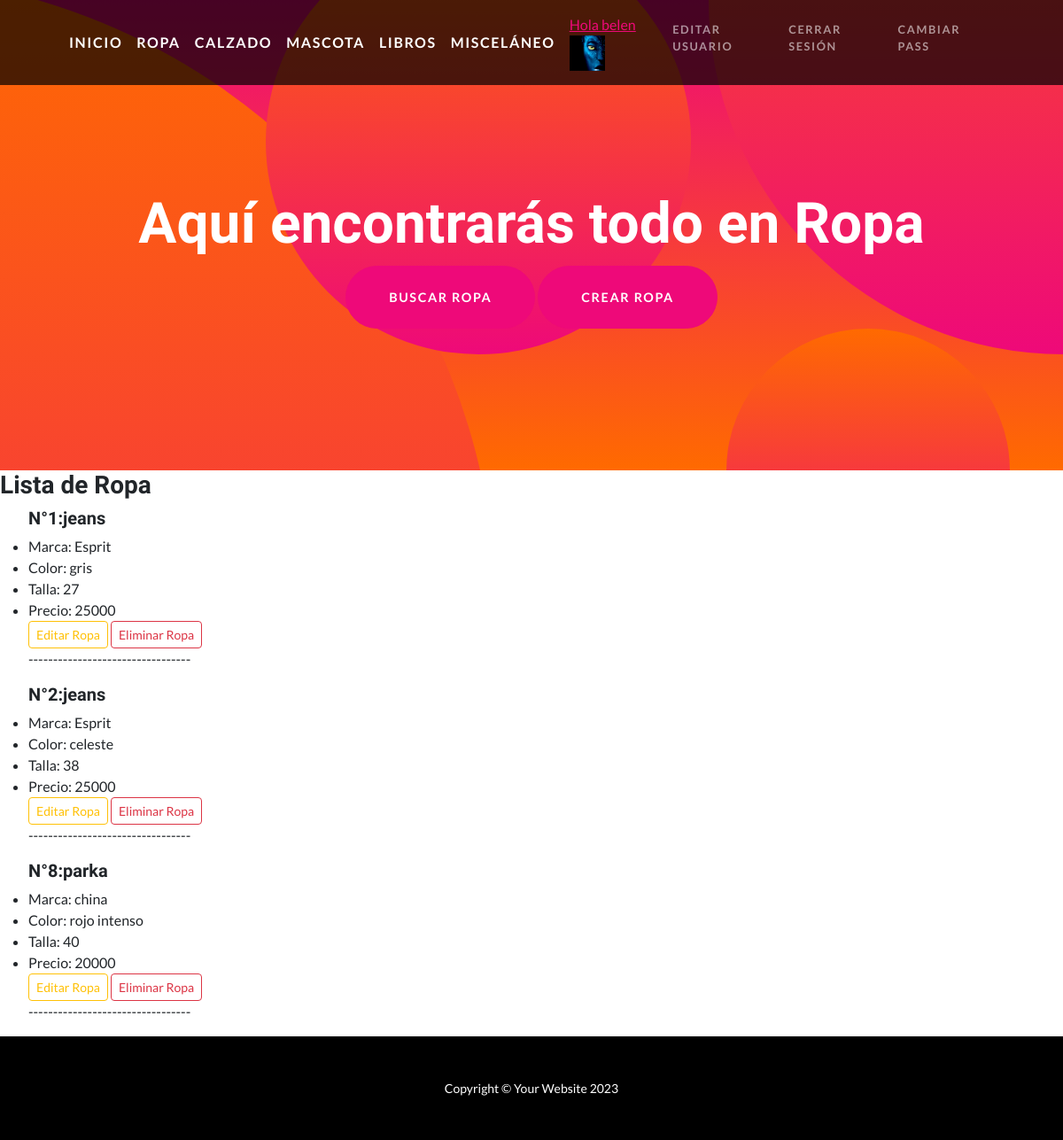
/ReignsApp/lista_ropa/ (signed in), run on the app's committed database.
### ReignsApp/models.py (models this page shows, shortened)
class Avatar(models.Model):
    usuario = models.ForeignKey(User, on_delete=models.CASCADE)
    imagen = models.ImageField(upload_to="avatares", null=True, blank=True)

class Ropa(models.Model):
    prenda = models.CharField(max_length=30)
    marca = models.CharField(max_length=30)
    color = models.CharField(max_length=30)
    talla = models.CharField(max_length=30)
    precio = models.IntegerField()

### ReignsApp/views.py (the view)
# urls.py: path("lista_ropa/", ListaRopa.as_view(), name="RopaLeer"),
class ListaRopa(ListView):
    model = Ropa
    template_name = "ReignsApp/Ropa/lista_ropa.html"
    fields = ["id","prenda","marca","color","talla","precio"]

### ReignsApp/Templates/ReignsApp/Ropa/lista_ropa.html
{% extends "ReignsApp/padre.html" %}
{% load static %}
{% block titulo %}
<h2 class="masthead-subheading mb-0">Aquí encontrarás todo en Ropa </h2>
<a class="btn btn-primary btn-xl rounded-pill mt-2" href="{% url 'Buscar en Ropa' %}">Buscar Ropa</a>
{% if user.is_authenticated %}
<a class="btn btn-primary btn-xl rounded-pill mt-2" href="{% url 'RopaCrear' %}">Crear Ropa</a>
{% endif %}
{% endblock %}
{% block contenido %}
<h3>Lista de Ropa</h3>
<ul>
  {% for Ropa in object_list %}
      <h5>N°{{ Ropa.id }}:{{ Ropa.prenda }}</h5>
      <li>Marca: {{ Ropa.marca }}</li>
      <li>Color: {{ Ropa.color }}</li>
      <li>Talla: {{ Ropa.talla }}</li>
      <li>Precio: {{ Ropa.precio }}</li>
    {% if user.is_authenticated %}
    <a class="btn btn-outline-warning btn-sm" href="{% url 'RopaEditar' Ropa.id %}">Editar Ropa</a>
    <a class="btn btn-outline-danger btn-sm" href="{% url 'RopaEliminar' Ropa.id %}">Eliminar Ropa</a>
    {% endif %}
    <p>---------------------------------</p>
  {% endfor %}
</ul>
{% endblock %}

### ReignsApp/Templates/ReignsApp/padre.html (shortened to what this page needs)
<!DOCTYPE html>
<html lang="en">
    <head>
        {% load static %}
        <link href="{% static 'ReignsApp/css/styles.css' %}" rel="stylesheet" />
    </head>
    <body id="page-top">
        <nav class="navbar navbar-expand-lg navbar-dark navbar-custom fixed-top">
            <div class="container px-5">
                <a class="navbar-brand" href="{% url 'Home' %}">Inicio</a>
                <a class="navbar-brand" href="{% url 'RopaLeer' %}">Ropa</a>
                <a class="navbar-brand" href="{% url 'CalzadosLeer' %}">Calzado</a>
                <a class="navbar-brand" href="{% url 'MascotaLeer' %}">Mascota</a>
                <a class="navbar-brand" href="{% url 'LibroLeer' %}">Libros</a>
                <a class="navbar-brand" href="{% url 'MiscelaneoLeer' %}">Misceláneo</a>
                <div class="collapse navbar-collapse" id="navbarResponsive">
                    <ul class="navbar-nav ms-auto">
                        {% if user.is_authenticated %}
                        <li class="nav-item"><a href="{% url 'Nuevo Avatar' %}">Hola {{user.first_name}} </a>
                        <img src="{{user.avatar_set.first.imagen.url}}" width="40px" height="40px" alt"Error al cargar">
                        <li class="nav-item"><a class="nav-link" href="{% url 'Editar Usuario' %}">Editar Usuario </a>
                        <li class="nav-item"><a class="nav-link" href="{% url 'Cerrar Sesión' %}">Cerrar Sesión</a></li>
                        <li class="nav-item"><a class="nav-link" href="{% url 'Cambiar Contra' %}">Cambiar Pass</a></li>
                        {% else %}
                        <li class="nav-item"><a class="nav-link" href="{% url 'Registrarse' %}">Registrarse</a></li>
                        <li class="nav-item"><a class="nav-link" href="{% url 'Iniciar Sesión' %}">Iniciar Sesión</a></li>
                        {% endif %}
                    </ul>
                </div>
            </div>
        </nav>
        <header class="masthead text-center text-white">
            <div class="masthead-content">
                <div class="container px-5">
                    {% block titulo %}
                    {% endblock %}
                </div>
            </div>
            <div class="bg-circle-1 bg-circle"></div>
            <div class="bg-circle-2 bg-circle"></div>
            <div class="bg-circle-3 bg-circle"></div>
            <div class="bg-circle-4 bg-circle"></div>
        </header>
        {% block contenido %}{% endblock %}
        <footer class="py-5 bg-black">
            <div class="container px-5"><p class="m-0 text-center text-white small">Copyright &copy; Your Website 2023</p></div>
        </footer>
    </body>
</html>

### data on the page
Ropa: id "1", prenda "jeans", marca "Esprit", color "gris", talla "27", precio "25000"
Ropa: id "2", prenda "jeans", marca "Esprit", color "celeste", talla "38", precio "25000"
Ropa: id "8", prenda "parka", marca "china", color "rojo intenso", talla "40", precio "20000"

### other printed values
{{ user.first_name }} "belen"
